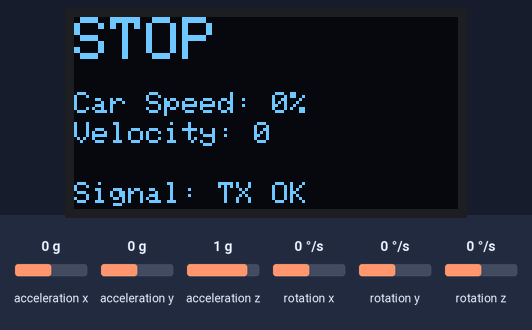
Recording of a sketch running on a simulated Arduino Uno, built with avr-gcc and run on an emulated ATmega328P. Shown: 128×64 one-colour display. Inputs (shaded band) come from the test bench; at power-on: acceleration x 0 g, acceleration y 0 g, acceleration z 1 g, rotation x 0 °/s, rotation y 0 °/s, rotation z 0 °/s. No radio packets arrive unless stated.

Above: at 2.2 s.
2.3 s: acceleration x set to -1.4 g
At 2.7 s:
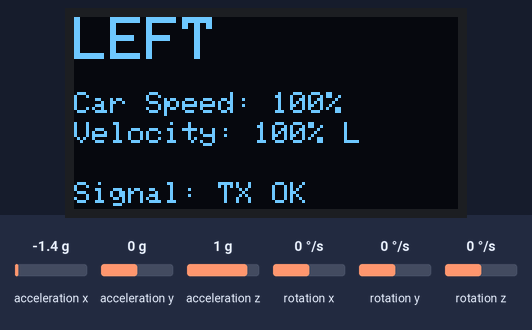
3.8 s: acceleration y set to -1.4 g
At 5.1 s:
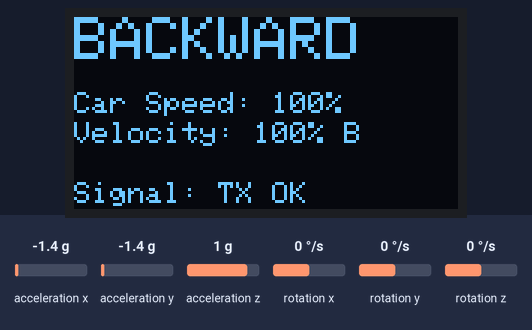
5.4 s: acceleration y set to 0.8 g
At 5.8 s:
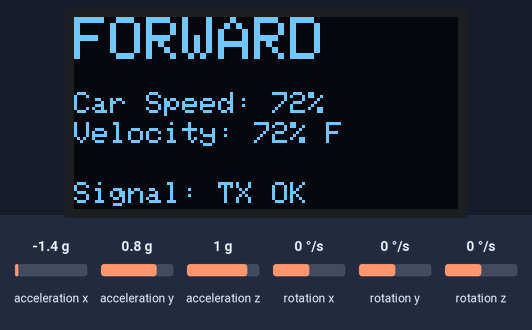
6.9 s: acceleration y set to 0 g
At 7.7 s:
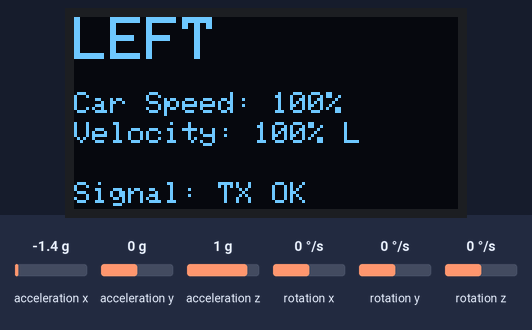
8.4 s: acceleration x set to 0.8 g
At 9.5 s:
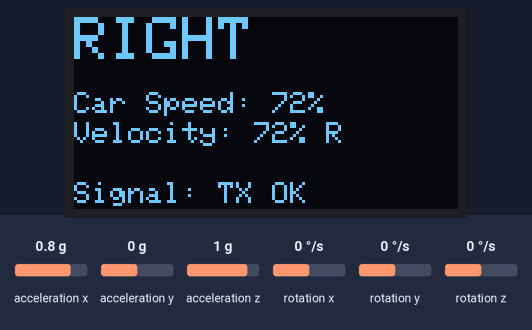
9.9 s: acceleration x set to 0 g
At 11.1 s:
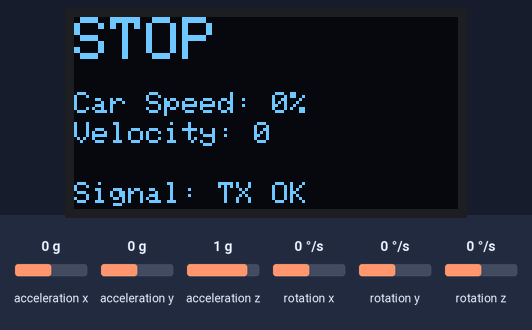
Timing chart, 0 to 12.4 s (numbered marks = the images above; inputs shaded):
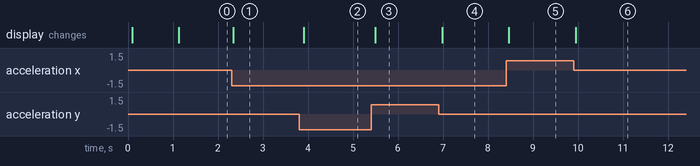

Measured:
- after the input at 2.3 s, the display: changes at once (image 1)
- after the input at 3.8 s, the display: changes after 0.11 s (image 2)
- after the input at 5.4 s, the display: changes after 0.09 s (image 3)
- after the input at 6.9 s, the display: changes after 0.08 s (image 4)
- after the input at 8.4 s, the display: changes after 0.06 s (image 5)
- after the input at 9.9 s, the display: changes after 0.05 s (image 6)

The sketch:

transmitter.ino
```cpp
#include <Wire.h>
#include <SPI.h>
#include <nRF24L01.h>
#include <RF24.h>
#include <Adafruit_GFX.h>
#include <Adafruit_SSD1306.h>
#include "I2Cdev.h"
#include "MPU6050.h"

// --- OLED Display Configuration ---
#define SCREEN_WIDTH 128
#define SCREEN_HEIGHT 64
#define OLED_RESET -1
Adafruit_SSD1306 display(SCREEN_WIDTH, SCREEN_HEIGHT, &Wire, OLED_RESET);

// --- NRF24L01 Configuration ---
RF24 radio(7, 8); // CE pin to D7, CSN pin to D8
const byte address[6] = "00001"; // Must match receiver

// --- MPU6050 Configuration ---
MPU6050 mpu;
int16_t ax, ay, az;
int16_t gx, gy, gz;

// --- Data Structure for Transmission ---
// The receiver MUST use this exact same structure
struct Data_Package {
  char command[10]; // "FORWARD", "BACKWARD", "LEFT", "RIGHT", "STOP"
  int speed;        // 0 to 100% mapped from tilt angle
};
Data_Package data;

void setup() {
  Serial.begin(9600);
  Wire.begin();

  // 1. Initialize OLED
  if(!display.begin(SSD1306_SWITCHCAPVCC, 0x3C)) {
    Serial.println(F("OLED init failed"));
    for(;;);
  }
  display.clearDisplay();
  display.setTextColor(SSD1306_WHITE);
  display.setTextSize(1);
  display.setCursor(0, 10);
  display.println("System Booting...");
  display.display();

  // 2. Initialize MPU6050
  mpu.initialize();
  if (!mpu.testConnection()) {
    display.clearDisplay();
    display.setCursor(0, 10);
    display.println("MPU6050 FAILED!");
    display.display();
    while(1);
  }

  // --- YOUR EXACT CALIBRATION OFFSETS ---
  mpu.setXAccelOffset(-518);
  mpu.setYAccelOffset(-4040);
  mpu.setZAccelOffset(1328);
  mpu.setXGyroOffset(76);
  mpu.setYGyroOffset(-14);
  mpu.setZGyroOffset(40);

  // 3. Initialize NRF24L01
  if (!radio.begin()) {
    display.clearDisplay();
    display.setCursor(0, 10);
    display.println("NRF24L01 FAILED!");
    display.display();
    while(1);
  }

  radio.openWritingPipe(address);
  radio.setPALevel(RF24_PA_MIN); // Use MIN for testing, MAX for real-world
  radio.stopListening(); // Set as Transmitter

  display.clearDisplay();
  display.setCursor(0, 20);
  display.setTextSize(2);
  display.println("READY!");
  display.display();
  delay(1000);
}

void loop() {
  // Read raw acceleration data (we ignore gyro here because we only need tilt)
  mpu.getMotion6(&ax, &ay, &az, &gx, &gy, &gz);

  // Map the raw accelerometer values (-16384 to 16384 is roughly +/- 1g)
  // We map it to -100 to 100 for easier math
  int xTilt = map(ax, -16384, 16384, -100, 100);
  int yTilt = map(ay, -16384, 16384, -100, 100);

  // Deadzone so the car doesn't jitter when your hand naturally shakes
  int deadzone = 25;

  // Reset speed to 0 by default
  data.speed = 0;

  // Determine Direction and Speed based on tilt
  // Note: Depending on how the MPU is mounted on your glove,
  // you might need to swap xTilt and yTilt, or swap FORWARD/BACKWARD.

  if (yTilt > deadzone) {
    strcpy(data.command, "FORWARD");
    data.speed = map(yTilt, deadzone, 100, 0, 100); // Calculate throttle
  }
  else if (yTilt < -deadzone) {
    strcpy(data.command, "BACKWARD");
    data.speed = map(yTilt, -deadzone, -100, 0, 100);
  }
  else if (xTilt > deadzone) {
    strcpy(data.command, "RIGHT");
    data.speed = map(xTilt, deadzone, 100, 0, 100);
  }
  else if (xTilt < -deadzone) {
    strcpy(data.command, "LEFT");
    data.speed = map(xTilt, -deadzone, -100, 0, 100);
  }
  else {
    strcpy(data.command, "STOP");
    data.speed = 0;
  }

  // Constrain speed just in case the math overshoots (safety first!)
  data.speed = constrain(data.speed, 0, 100);

  // Send the data package over the radio
  bool success = radio.write(&data, sizeof(Data_Package));

  // --- Update the OLED Screen ---
  display.clearDisplay();

  // 1. Show Direction (Command)
  display.setTextSize(2);
  display.setCursor(0, 0);
  display.print(data.command);

  // 2. Show Speed (Magnitude)
  display.setTextSize(1);
  display.setCursor(0, 25);
  display.print("Car Speed: ");
  display.print(data.speed);
  display.println("%");

  // 3. Show "Velocity" (Direction + Speed combined)
  display.setCursor(0, 35);
  display.print("Velocity: ");
  if (strcmp(data.command, "STOP") == 0) {
    display.print("0");
  } else {
    display.print(data.speed);
    display.print("% ");
    // Print just the first letter of direction for space (F, B, L, R)
    display.print(data.command[0]);
  }

  // 4. Show Transmission Status
  display.setCursor(0, 55);
  if (success) {
    display.print("Signal: TX OK");
  } else {
    display.print("Signal: TX FAIL");
  }

  display.display();

  // Wait a short moment before reading again
  delay(50);
}
```
